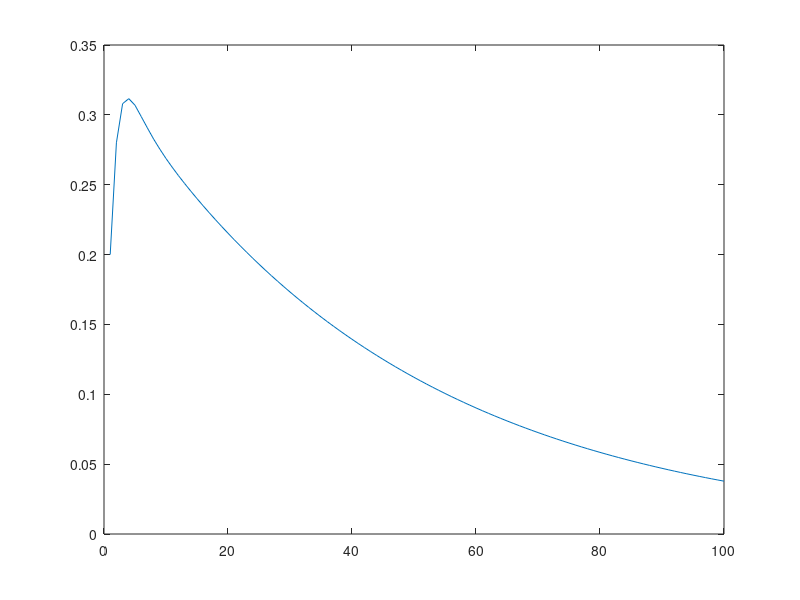
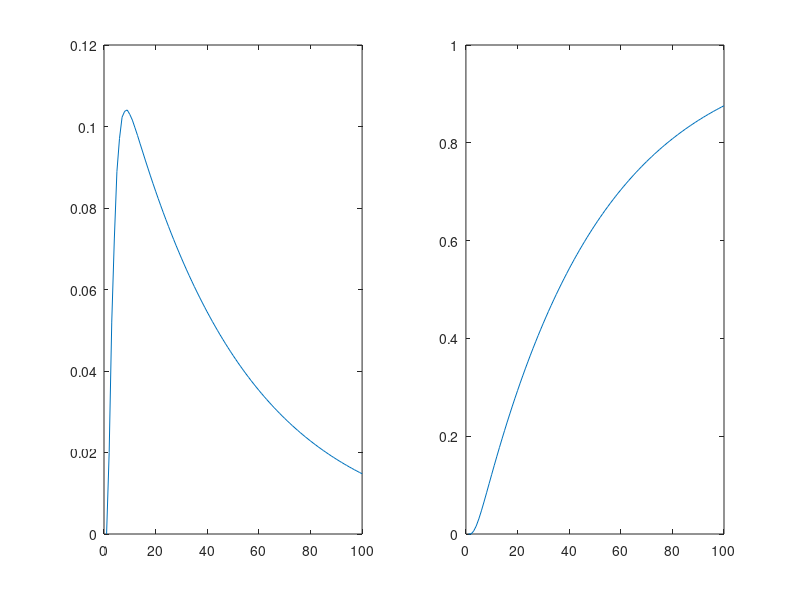

MATLAB code to generate these figures, in order:
%alinea a
%    1      2    4  3 5
T = [0.8    0   0.3 0 0
     0.2  0.6   0.2 0 0
       0  0.3     0 1 0
       0  0.1   0.4 0 0
       0    0   0.1 0 1];
   %ESTADOS ABSORVENTES NO FIM!!!
%alinea b
%p(1->2)
n=1:100;
v = [1;0;0;0;0];
estado2 = zeros(100,1);
for i=1:100
    v=T*v;
    estado2(i) = v(2);
end
figure(1);
plot(n,estado2);
fprintf('alinea b\n');
fprintf('probabilidade de estar no 2: %.10f\n',v(2));
fprintf('\n');

%alinea c
v1 = [1;0;0;0;0];
estado3 = zeros(100,1);
estado5 = zeros(100,1);
for i=1:100
    v1=T*v1;
    estado3(i) = v1(4);
end
v2 = [1;0;0;0;0];
for i=1:100
    v2=T*v2;
    estado5(i) = v2(5);
end
figure(2);
subplot(1,2,1)
plot(n,estado3);
subplot(1,2,2);
plot(n,estado5);
fprintf('alinea c\n');
fprintf('probabilidade de estar no 3: %.10f\n',v1(4));
fprintf('probabilidade de estar no 5: %.10f\n',v2(5));
fprintf('\n');

%alinea d

Q = T(1:3,1:3)

%alinea e

F = inv(eye(3)-Q)

%alinea f

sum(F)

%alinea g

R = T(4:5,1:3)
B = R*F

resposta_estado3 = B(1,1)
resposta_estado5 = B(2,1)

